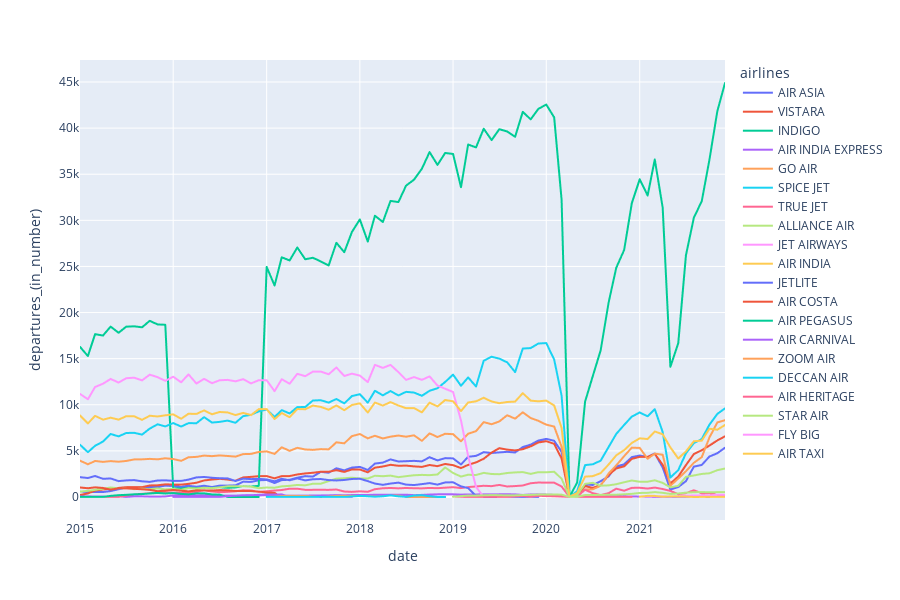

Source (notebook cell):
### Markdown cell above
# Year wise number of Departure by Airlines

### Code cell
fig = px.line(data_frame=df_passenger, x='date', y='departures_(in_number)', color='airlines', height=600)
fig.show()
